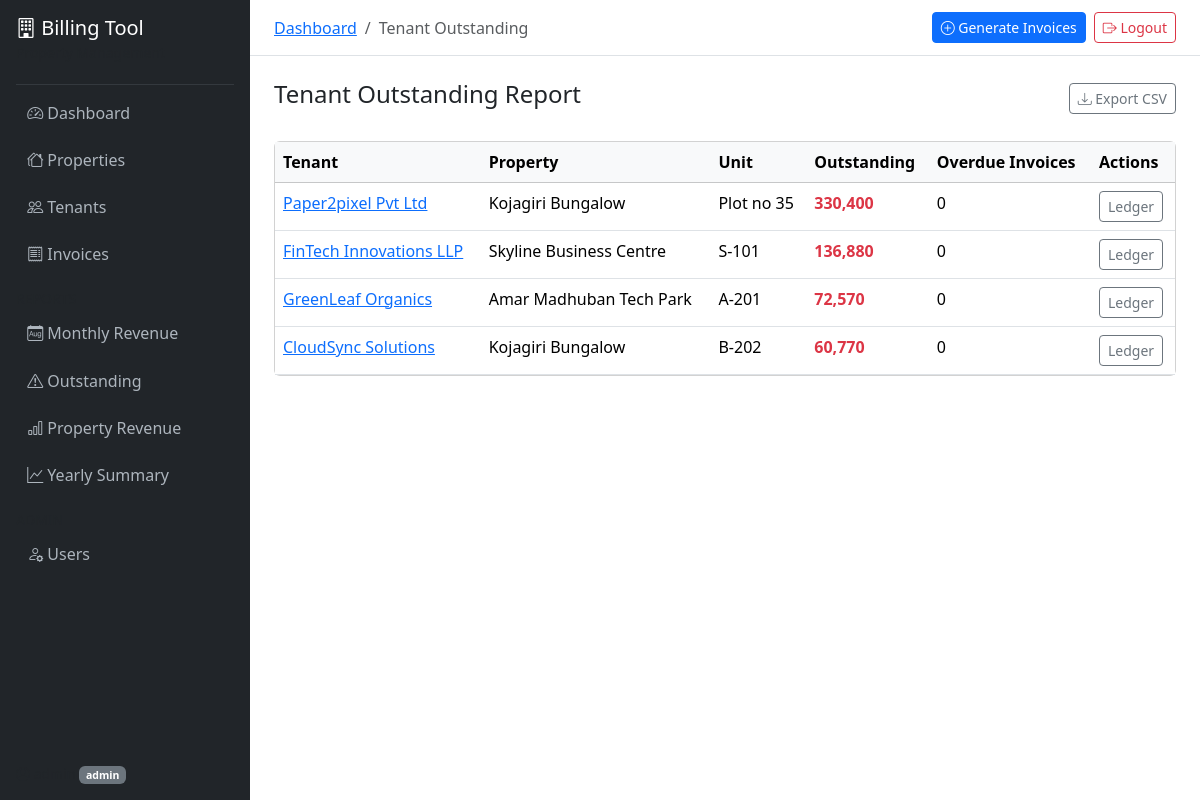
/dashboard/reports/outstanding/ (signed in), run on the app's committed database.
### accounts/models.py (models this page shows, shortened)
class User(AbstractUser):
    class Role(models.TextChoices):
        ADMIN = 'admin', 'Admin'
        ACCOUNTANT = 'accountant', 'Accountant'
        VIEWER = 'viewer', 'Viewer'
    role = models.CharField(max_length=20, choices=Role.choices, default=Role.VIEWER)
    phone = models.CharField(max_length=15, blank=True)
    def is_accountant(self):
        return self.role in (self.Role.ADMIN, self.Role.ACCOUNTANT)

### properties/models.py (models this page shows, shortened)
class Tenant(models.Model):
    class BillingCycle(models.TextChoices):
        MONTHLY = 'monthly', 'Monthly'
        QUARTERLY = 'quarterly', 'Quarterly'
    building = models.ForeignKey(
        Property, on_delete=models.CASCADE, related_name='tenants'
    )
    name = models.CharField(max_length=200)
    company_name = models.CharField(max_length=200)
    unit_number = models.CharField(max_length=50)
    contact_email = models.EmailField()
    contact_phone = models.CharField(max_length=15)
    gst_number = models.CharField(max_length=20, blank=True)
    rent_amount = models.DecimalField(max_digits=12, decimal_places=2)
    maintenance_charges = models.DecimalField(max_digits=10, decimal_places=2, default=0)
    parking_charges = models.DecimalField(max_digits=10, decimal_places=2, default=0)
    electricity_charges = models.DecimalField(max_digits=10, decimal_places=2, default=0)
    other_charges = models.DecimalField(max_digits=10, decimal_places=2, default=0)
    other_charges_description = models.CharField(max_length=200, blank=True)
    gst_percentage = models.DecimalField(max_digits=5, decimal_places=2, default=18.00)
    billing_cycle = models.CharField(
        max_length=20, choices=BillingCycle.choices, default=BillingCycle.MONTHLY
    )
    payment_due_day = models.PositiveIntegerField(default=5)
    security_deposit = models.DecimalField(max_digits=12, decimal_places=2, default=0)
    lease_start_date = models.DateField()
    lease_end_date = models.DateField()
    is_active = models.BooleanField(default=True)
    notes = models.TextField(blank=True)
    created_at = models.DateTimeField(auto_now_add=True)
    updated_at = models.DateTimeField(auto_now=True)
    class Meta:
        ordering = ['building', 'unit_number']
        unique_together = ['building', 'unit_number']
        indexes = [
            models.Index(fields=['building', 'is_active']),
        ]

class Property(models.Model):
    name = models.CharField(max_length=200)
    address = models.TextField()
    city = models.CharField(max_length=100)
    state = models.CharField(max_length=100)
    pincode = models.CharField(max_length=10)
    gst_number = models.CharField(max_length=20, blank=True)
    contact_person = models.CharField(max_length=100, blank=True)
    contact_email = models.EmailField(blank=True)
    contact_phone = models.CharField(max_length=15, blank=True)
    logo = models.ImageField(upload_to='property_logos/', blank=True, null=True)
    is_active = models.BooleanField(default=True)
    created_by = models.ForeignKey(
        settings.AUTH_USER_MODEL, on_delete=models.SET_NULL,
        null=True, related_name='properties_created'
    )
    created_at = models.DateTimeField(auto_now_add=True)
    updated_at = models.DateTimeField(auto_now=True)
    class Meta:
        verbose_name_plural = 'Properties'
        ordering = ['name']

### dashboard/views.py (the view)
# urls.py: path('reports/outstanding/', views.report_outstanding_view, name='report_outstanding'),
@login_required
def report_outstanding_view(request):
    tenants = Tenant.objects.filter(
        is_active=True,
        invoices__status__in=['pending', 'partially_paid', 'overdue'],
    ).annotate(
        total_outstanding=Sum('invoices__balance_due', filter=Q(
            invoices__status__in=['pending', 'partially_paid', 'overdue']
        )),
        overdue_count=Count('invoices', filter=Q(invoices__status='overdue')),
    ).filter(total_outstanding__gt=0).select_related('building').order_by('-total_outstanding')
    return render(request, 'dashboard/report_outstanding.html', {'tenants': tenants})

### dashboard/templates/dashboard/report_outstanding.html (shortened to what this page needs)
{% extends "base.html" %}
{% load humanize %}
{% block breadcrumb %}
<li class="breadcrumb-item"><a href="{% url 'dashboard' %}">Dashboard</a></li>
<li class="breadcrumb-item active">Tenant Outstanding</li>
{% endblock %}
{% block content %}
<div class="d-flex justify-content-between align-items-center mb-4">
    <h4>Tenant Outstanding Report</h4>
    <a href="{% url 'export_report' 'outstanding' %}" class="btn btn-outline-secondary btn-sm"><i class="bi bi-download"></i> Export CSV</a>
</div>
<div class="card">
    <div class="table-responsive">
        <table class="table table-hover mb-0">
            <thead class="table-light">
                <tr><th>Tenant</th><th>Property</th><th>Unit</th><th>Outstanding</th><th>Overdue Invoices</th><th>Actions</th></tr>
            </thead>
            <tbody>
                {% for t in tenants %}
                <tr>
                    <td><a href="{% url 'tenant_detail' t.pk %}">{{ t.company_name }}</a></td>
                    <td>{{ t.building.name }}</td>
                    <td>{{ t.unit_number }}</td>
                    <td class="text-danger"><strong>{{ t.total_outstanding|intcomma }}</strong></td>
                    <td>{{ t.overdue_count }}</td>
                    <td><a href="{% url 'tenant_ledger' t.pk %}" class="btn btn-sm btn-outline-secondary">Ledger</a></td>
                </tr>
                {% empty %}
                <tr><td colspan="6" class="text-center text-muted py-4">No outstanding balances.</td></tr>
                {% endfor %}
            </tbody>
        </table>
    </div>
</div>
{% endblock %}

### templates/base.html (shortened to what this page needs)
{% load humanize %}
<!DOCTYPE html>
<html lang="en">
<head>
    <link href="https://cdn.jsdelivr.net/npm/bootstrap@5.3.3/dist/css/bootstrap.min.css" rel="stylesheet">
    <link href="https://cdn.jsdelivr.net/npm/bootstrap-icons@1.11.3/font/bootstrap-icons.min.css" rel="stylesheet">
</head>
<body>
    <nav class="sidebar d-flex flex-column" id="sidebar">
        <div class="p-3 text-white">
            <h5 class="mb-0"><i class="bi bi-building"></i> Billing Tool</h5>
            <small class="text-muted">Property Management</small>
        </div>
        <hr class="text-secondary mx-3 my-1">
        <ul class="nav flex-column">
            <li class="nav-item">
                <a class="nav-link {% if request.resolver_match.url_name == 'dashboard' %}active{% endif %}" href="{% url 'dashboard' %}">
                    <i class="bi bi-speedometer2"></i> Dashboard
                </a>
            </li>
            <li class="nav-item">
                <a class="nav-link {% if 'property' in request.resolver_match.url_name %}active{% endif %}" href="{% url 'property_list' %}">
                    <i class="bi bi-houses"></i> Properties
                </a>
            </li>
            <li class="nav-item">
                <a class="nav-link {% if 'tenant' in request.resolver_match.url_name %}active{% endif %}" href="{% url 'tenant_list' %}">
                    <i class="bi bi-people"></i> Tenants
                </a>
            </li>
            <li class="nav-item">
                <a class="nav-link {% if 'invoice' in request.resolver_match.url_name %}active{% endif %}" href="{% url 'invoice_list' %}">
                    <i class="bi bi-receipt"></i> Invoices
                </a>
            </li>
            <li class="nav-item mt-2">
                <small class="text-muted px-3">REPORTS</small>
            </li>
            <li class="nav-item">
                <a class="nav-link" href="{% url 'report_monthly' %}">
                    <i class="bi bi-calendar-month"></i> Monthly Revenue
                </a>
            </li>
            <li class="nav-item">
                <a class="nav-link" href="{% url 'report_outstanding' %}">
                    <i class="bi bi-exclamation-triangle"></i> Outstanding
                </a>
            </li>
            <li class="nav-item">
                <a class="nav-link" href="{% url 'report_property' %}">
                    <i class="bi bi-bar-chart"></i> Property Revenue
                </a>
            </li>
            <li class="nav-item">
                <a class="nav-link" href="{% url 'report_yearly' %}">
                    <i class="bi bi-graph-up"></i> Yearly Summary
                </a>
            </li>
            {% if user.role == 'admin' %}
            <li class="nav-item mt-2">
                <small class="text-muted px-3">ADMIN</small>
            </li>
            <li class="nav-item">
                <a class="nav-link" href="{% url 'user_list' %}">
                    <i class="bi bi-person-gear"></i> Users
                </a>
            </li>
            {% endif %}
        </ul>
        <div class="mt-auto p-3">
            <div class="text-muted small">
                <i class="bi bi-person-circle"></i> {{ user.get_full_name|default:user.username }}
                <span class="badge bg-secondary">{{ user.role }}</span>
            </div>
        </div>
    </nav>
    <div class="main-content">
        <div class="top-navbar d-flex justify-content-between align-items-center">
            <nav aria-label="breadcrumb">
                <ol class="breadcrumb mb-0">
                    {% block breadcrumb %}{% endblock %}
                </ol>
            </nav>
            <div class="d-flex align-items-center gap-2">
                {% if user.is_accountant %}
                <a href="{% url 'generate_invoices' %}" class="btn btn-sm btn-primary">
                    <i class="bi bi-plus-circle"></i> Generate Invoices
                </a>
                {% endif %}
                <a href="{% url 'logout' %}" class="btn btn-sm btn-outline-danger">
                    <i class="bi bi-box-arrow-right"></i> Logout
                </a>
            </div>
        </div>
        <div class="p-4">
            {% block content %}{% endblock %}
        </div>
    </div>
</body>
</html>

### templates/base.html (style rules this page uses)
body { min-height: 100vh; }
.sidebar { width: 250px; min-height: 100vh; background: #212529; position: fixed; top: 0; left: 0; z-index: 100; transition: transform 0.3s; }
.sidebar .nav-link { color: #adb5bd; padding: 0.6rem 1.2rem; border-radius: 0.25rem; margin: 2px 8px; }
.sidebar .nav-link i { width: 24px; }
.main-content { margin-left: 250px; min-height: 100vh; }
.top-navbar { background: #fff; border-bottom: 1px solid #dee2e6; padding: 0.75rem 1.5rem; }

### data on the page
User: role "admin"
Tenant: company_name "Paper2pixel Pvt Ltd", building.name "Kojagiri Bungalow", unit_number "Plot no 35", total_outstanding "330,400", overdue_count "0"
Tenant: company_name "FinTech Innovations LLP", building.name "Skyline Business Centre", unit_number "S-101", total_outstanding "136,880", overdue_count "0"
Tenant: company_name "GreenLeaf Organics", building.name "Amar Madhuban Tech Park", unit_number "A-201", total_outstanding "72,570", overdue_count "0"
Tenant: company_name "CloudSync Solutions", building.name "Kojagiri Bungalow", unit_number "B-202", total_outstanding "60,770", overdue_count "0"
